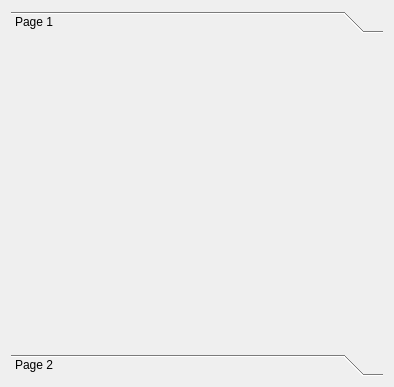
<?xml version="1.0" encoding="UTF-8"?>
<ui version="4.0">
 <class>Dialog</class>
 <widget class="QDialog" name="Dialog">
  <property name="geometry">
   <rect>
    <x>0</x>
    <y>0</y>
    <width>394</width>
    <height>387</height>
   </rect>
  </property>
  <property name="windowTitle">
   <string>Dialog</string>
  </property>
  <layout class="QVBoxLayout" name="verticalLayout">
   <item>
    <widget class="QToolBox" name="toolBox">
     <property name="currentIndex">
      <number>0</number>
     </property>
     <widget class="QWidget" name="page">
      <property name="geometry">
       <rect>
        <x>0</x>
        <y>0</y>
        <width>370</width>
        <height>295</height>
       </rect>
      </property>
      <attribute name="label">
       <string>Page 1</string>
      </attribute>
     </widget>
     <widget class="QWidget" name="page_2">
      <property name="geometry">
       <rect>
        <x>0</x>
        <y>0</y>
        <width>370</width>
        <height>295</height>
       </rect>
      </property>
      <attribute name="label">
       <string>Page 2</string>
      </attribute>
     </widget>
    </widget>
   </item>
  </layout>
 </widget>
 <resources/>
 <connections/>
</ui>
